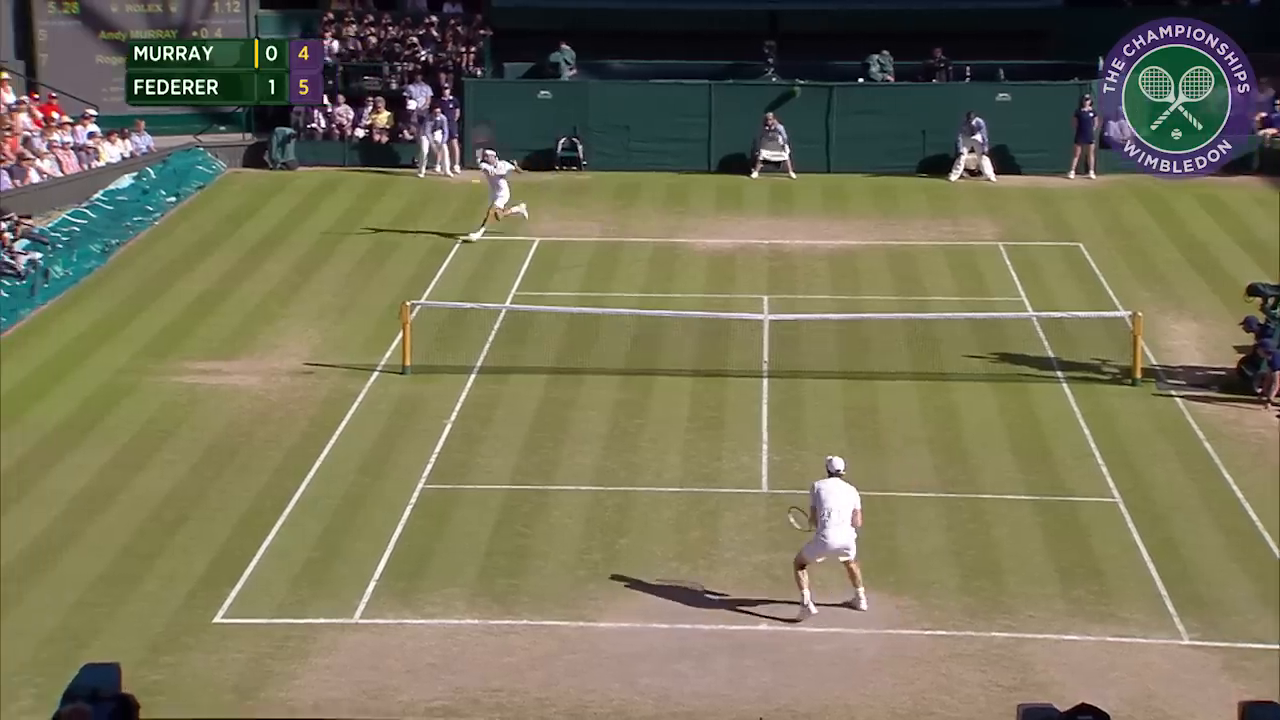
#> input picture frame 52 of game3.mp4, 1280 x 720 px, given in place of game.mp4, which was not available
$ python balltracking_helper.py
#> lines starting #> are read from the running program, lines starting #| are printed output that depends on the picture; after the words box and inside, x2 and y2 are one past the last pixel; in counts of white or black regions, pixels touching at a corner belong together; pictures that were not available may be replaced by others from this repository, and a replacement may not be noted
import cv2
import numpy as np
import os

cap = cv2.VideoCapture('game.mp4') #  game,game2,game3 영상 중 선택하여 호출
bgSubtractor = cv2.createBackgroundSubtractorKNN(history=10, dist2Threshold=200.0)
kernel = cv2.getStructuringElement(cv2.MORPH_ELLIPSE, (3, 3))

kernel_size = 13
kernel_dilation = cv2.getStructuringElement(cv2.MORPH_ELLIPSE, (kernel_size, kernel_size))
kernel_open = cv2.getStructuringElement(cv2.MORPH_RECT, (3, 3))

#game (can be chosen or adjusted by video.)
lower_color = np.array([21, 215, 220])
upper_color = np.array([38, 255, 255])

# [7 lines of commented-out code are left out]

frame_count = 0
trajectory_image = np.zeros([360, 640, 3], np.uint8)
point_image = np.zeros([360, 640, 3], np.uint8)

prev_frame = None
current_frame = None
frame_diff = None
motion_mask = None

track_box = None

prediction_frames = 5
prediction_factor = 2.0
predicted_center = None
velocity_x = 0
velocity_y = 0

while(cap.isOpened()):

    rret, frame = cap.read()
#> frame is the input picture: shape (720, 1280, 3); mean B, G, R 87.7, 115.4, 119.1
    resize_scale = 640. / float(frame.shape[1])
#> resize_scale = 0.5

    frame = cv2.resize(frame, None, fx=resize_scale, fy=resize_scale)
#> frame: shape (360, 640, 3)

    frame_hsv = cv2.cvtColor(frame, cv2.COLOR_BGR2HSV)
#> frame_hsv: shape (360, 640, 3); mean H, S, V 47, 92.4, 124.4
    mask = cv2.inRange(frame_hsv, lower_color, upper_color)
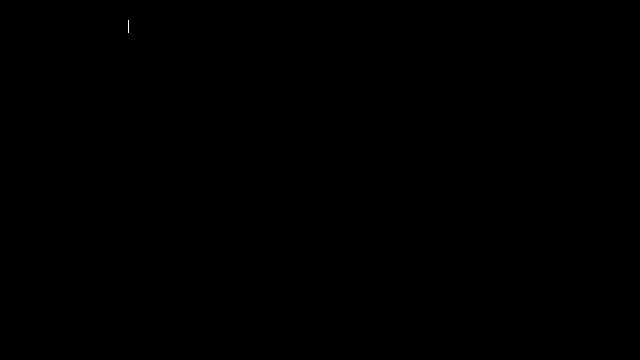
#> mask: shape (360, 640); 0.01% white in thin lines or dots, all inside (x1, y1, x2, y2) = (128, 20, 129, 33)
    blur = cv2.GaussianBlur(mask, (5, 5), 0)

    fgmask = bgSubtractor.apply(blur)
#> fgmask: shape (360, 640); every value is 255

    fgmask = cv2.morphologyEx(fgmask, cv2.MORPH_OPEN, kernel)
    fgmask = cv2.morphologyEx(fgmask, cv2.MORPH_DILATE, kernel_dilation)

    contours, _ = cv2.findContours(fgmask, cv2.RETR_EXTERNAL, cv2.CHAIN_APPROX_SIMPLE)
#> contours = [[[0, 0], [0, 359], [639, 359], [639, 0]]]

    prev_center = None

    for contour in contours:
        if cv2.contourArea(contour) > 100:
            (x, y), radius = cv2.minEnclosingCircle(contour)
            center = (int(x), int(y))
            radius = int(radius)

            if center is not None:
                predicted_center = center
                if prev_center is not None:
                    velocity_x = (center[0] - prev_center[0]) / prediction_frames
                    velocity_y = (center[1] - prev_center[1]) / prediction_frames
            else:
                if predicted_center is not None:
                    predicted_center = (
                        int(predicted_center[0] + velocity_x * prediction_factor),
                        int(predicted_center[1] + velocity_y * prediction_factor)
                    )

            if center is not None:
                cv2.rectangle(frame, (int(x) - radius, int(y) - radius), (int(x) + radius, int(y) + radius), (255, 0, 0), 2)
                track_box = (int(x) - radius, int(y) - radius, radius * 2, radius * 2)
            elif predicted_center is not None:
                (x, y) = predicted_center
                radius = int(radius)
                cv2.rectangle(frame, (x - radius, y - radius), (x + radius, y + radius), (255, 0, 0), 2)

            prev_center = center
#> this loop made 1 pass
#> (contour, radius, track_box, prev_center) on pass 1: ([[0, 0], [0, 359], [639, 359], [639, 0]], 366, (-47, -187, 732, 732), (319, 179))
    cv2.circle(frame, center, radius, (0, 255, 0), 2)
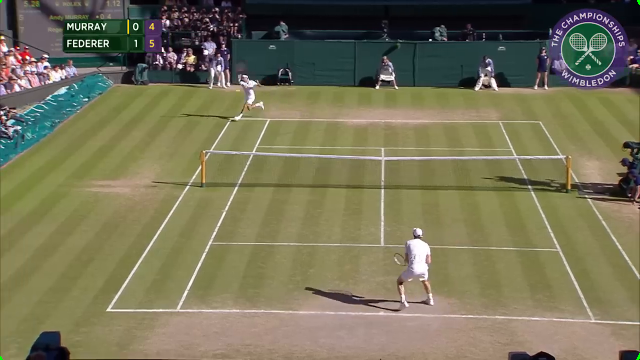
#> frame: shape (360, 640, 3); mean B, G, R 87.8, 115.5, 119.3
    if track_box is not None:
        cv2.rectangle(frame, (track_box[0], track_box[1]), (track_box[0] + track_box[2], track_box[1] + track_box[3]), (255, 0, 0), 3)

    cv2.imshow('frame', frame)
    #cv2.imshow('mask', fgmask)
    #cv2.imshow('hsv', mask)
    k = cv2.waitKey(4)
#> (key Esc is pressed here)
    if k == 27:
        cv2.destroyAllWindows()
        cv2.waitKey(1)
        break

cap.release()
cv2.destroyAllWindows()

$ run again, starting later in the video
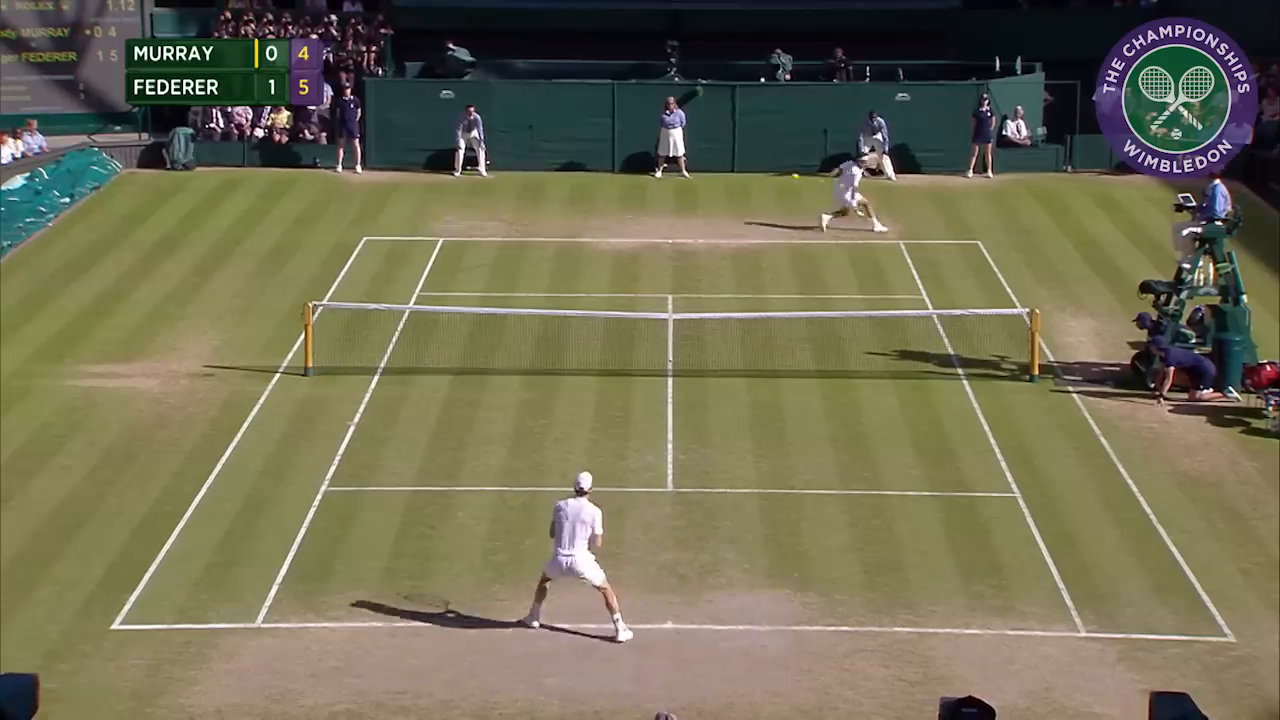
#> input picture frame 234 of game3.mp4, 1280 x 720 px, given in place of game.mp4, which was not available
#> frame is the input picture: shape (720, 1280, 3); mean B, G, R 84, 110, 114
#> frame_hsv: shape (360, 640, 3); mean H, S, V 46.8, 93.9, 119
#> mask: shape (360, 640); 0.01% white in thin lines or dots, all inside (x1, y1, x2, y2) = (128, 20, 129, 33)
#> fgmask: shape (360, 640); every value is 255
#> contours = [[[0, 0], [0, 359], [639, 359], [639, 0]]]
#> the loop `for contour in contours:` made 1 pass
#> (contour, radius, track_box, prev_center) on pass 1: ([[0, 0], [0, 359], [639, 359], [639, 0]], 366, (-47, -187, 732, 732), (319, 179))
#> `cv2.circle(frame, center, radius, (0, 255, 0), 2)`:
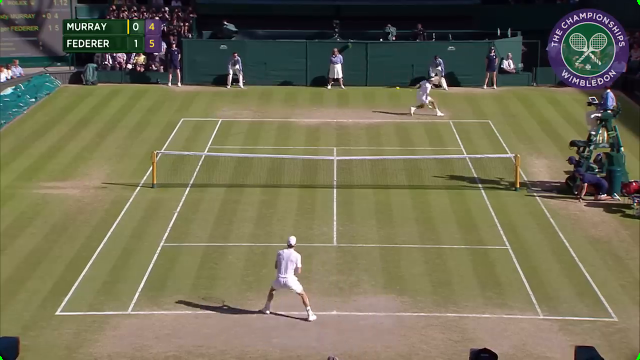
#> frame: shape (360, 640, 3); mean B, G, R 84.1, 110.1, 114.1
